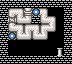

A 2D game scene composited from a Tiled map and its tileset images. What follows is a short description and the map's XML, with every tile layer's data as written:
An orthogonal 9x8 tile map with 8x8 px tiles, 1 tile layer (4).

<map version="1.2" tiledversion="1.3.3" orientation="orthogonal" renderorder="right-down" width="9" height="8" tilewidth="8" tileheight="8" infinite="0" nextlayerid="2" nextobjectid="1">
 <tileset firstgid="1" source="tileset.tsx" />
 <layer id="1" name="4" width="9" height="8">
  <data encoding="csv">
1,1,1,1,1,1,1,1,1,
1,6,7,4,16,7,0,0,1,
1,15,3,9,1,3,7,0,1,
1,3,7,6,7,6,9,0,1,
1,16,3,9,3,9,0,0,1,
1,0,0,0,0,0,0,0,1,
1,0,0,0,0,0,0,2,1,
1,1,1,1,1,1,1,1,1
</data>
 </layer>
</map>
